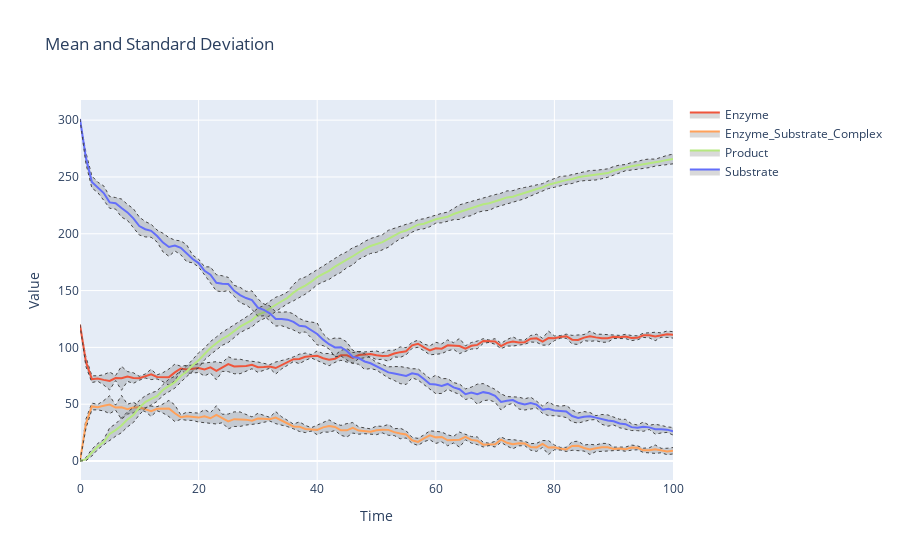

The notebook cell this image was saved under:
### Code cell
results_many_trajectories.plotplotly_mean_stdev()
